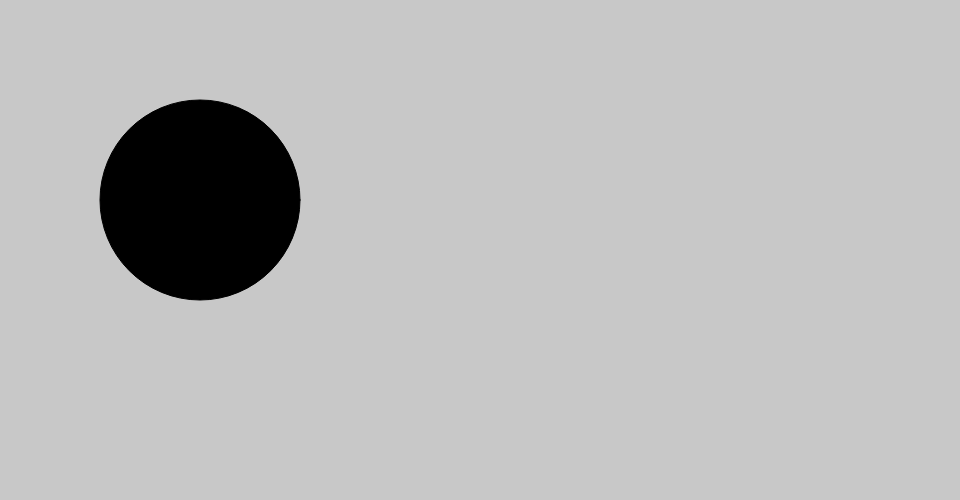
Frame 1 (no input)
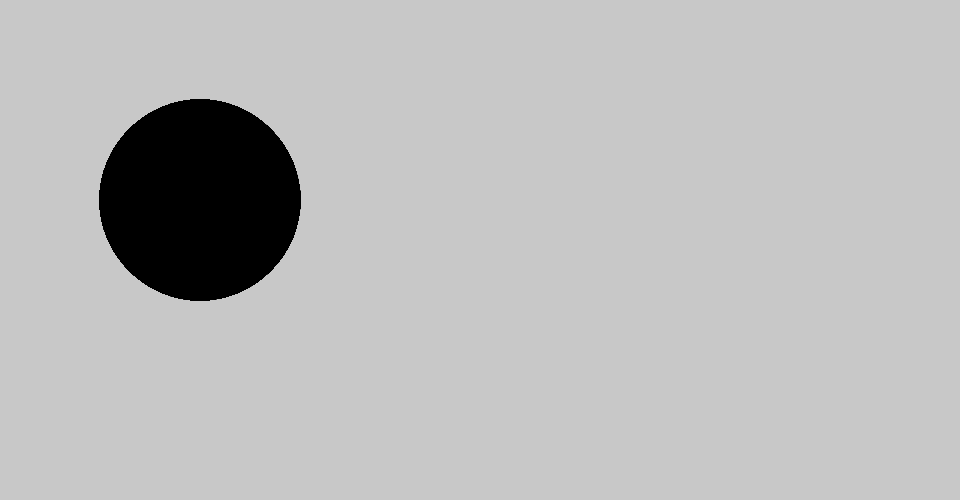
Frame 60 (no input)
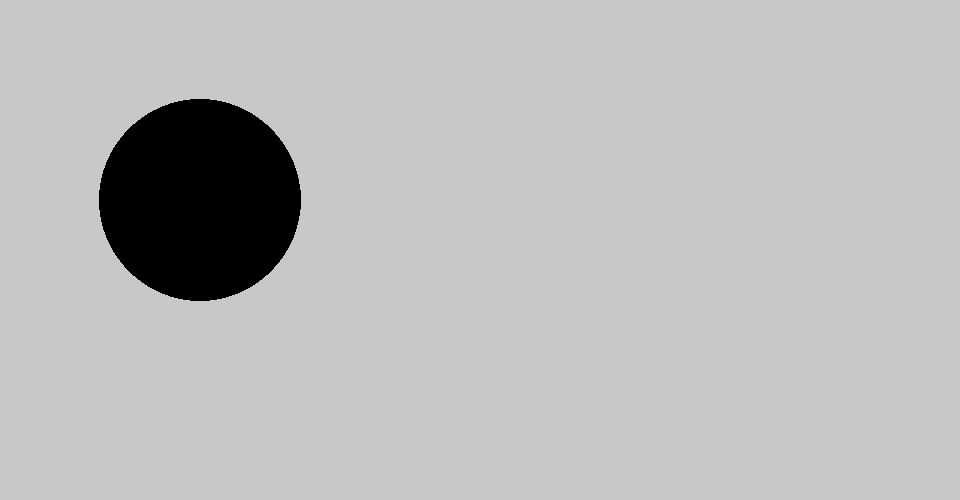
Frame 120 (the mouse pressed at the canvas centre since frame 60)

The p5.js sketch that drew these frames (run headless with seeded random() and noise() and a simulated clock; from frame 60 on, the mouse is pressed at the canvas centre):

// p5.js sketch
// ── sketch.js
// code created for the introduction to creative coding workshop (produced for techweek 2021)
// Author Phoebe Zeller - phoebe.zeller@vuw.ac.nz

let variable = 1 ; // this is an example of a variable. A variable is a number, but we give it a name. 
function setup(){
	// create the drawing canvas, save the canvas element
	createCanvas(960, 500);
	background(200);
}

function draw(){
	fill(0);  // sets the circle colour to black
	ellipse(200,200,200); // draws the circle at the location 200,200 and at size 200 
}
